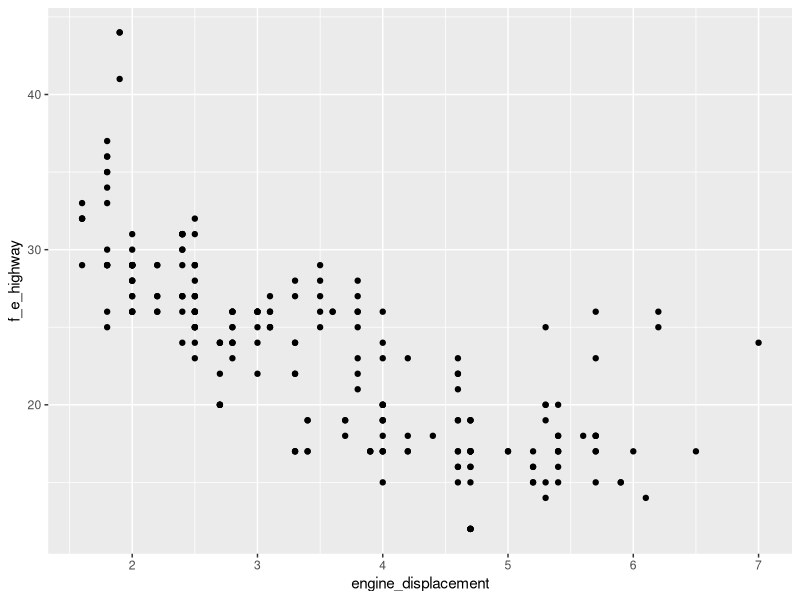
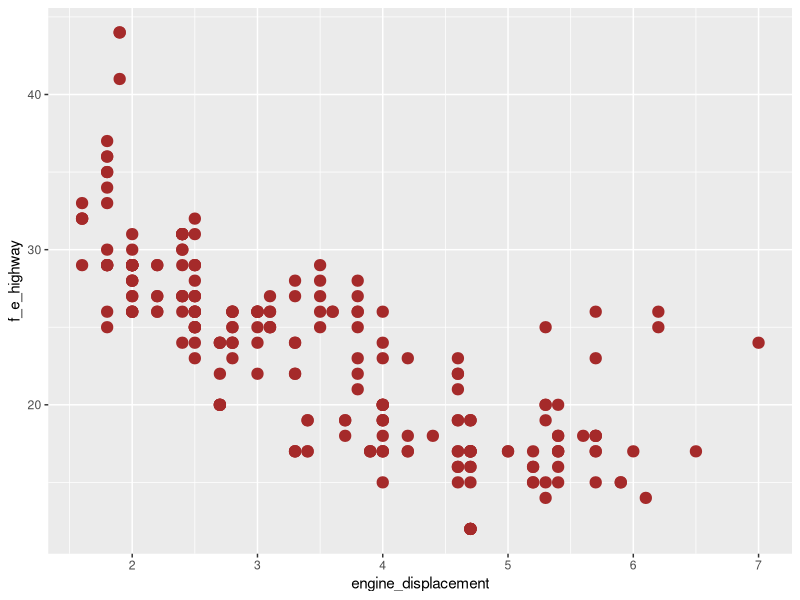
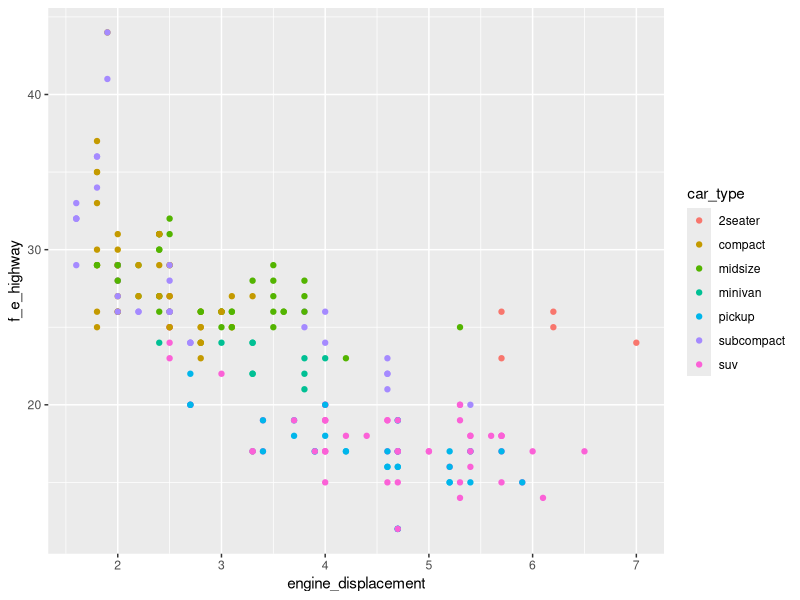
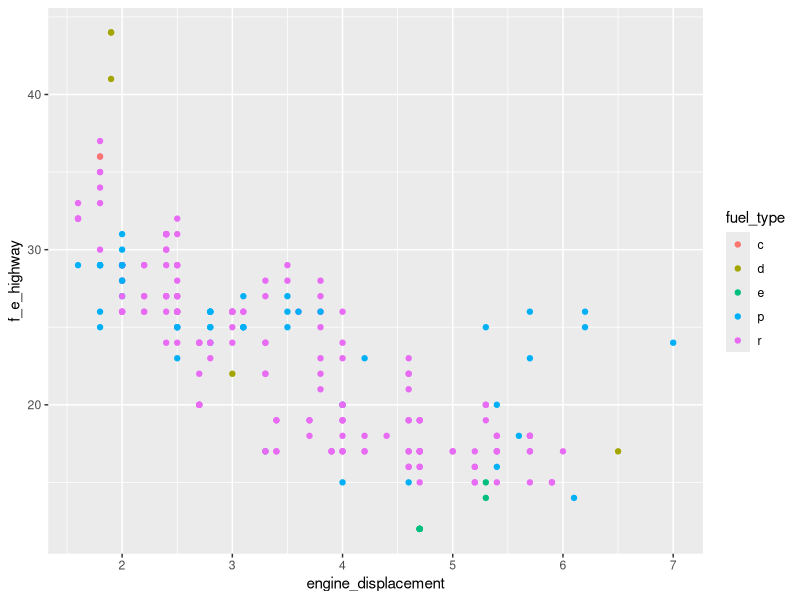
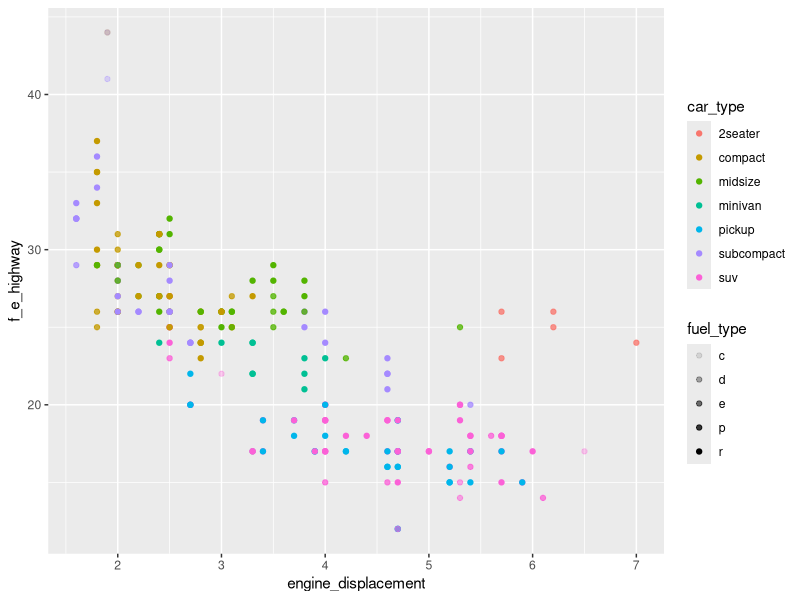
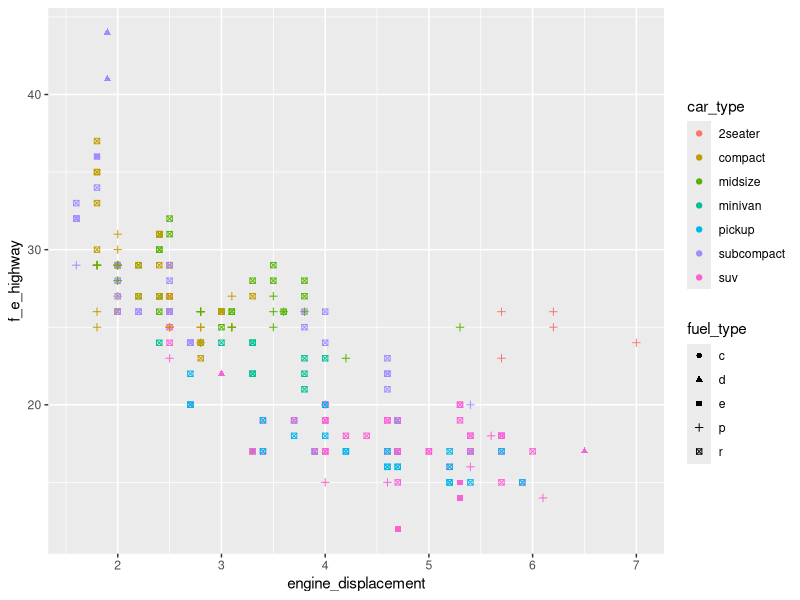
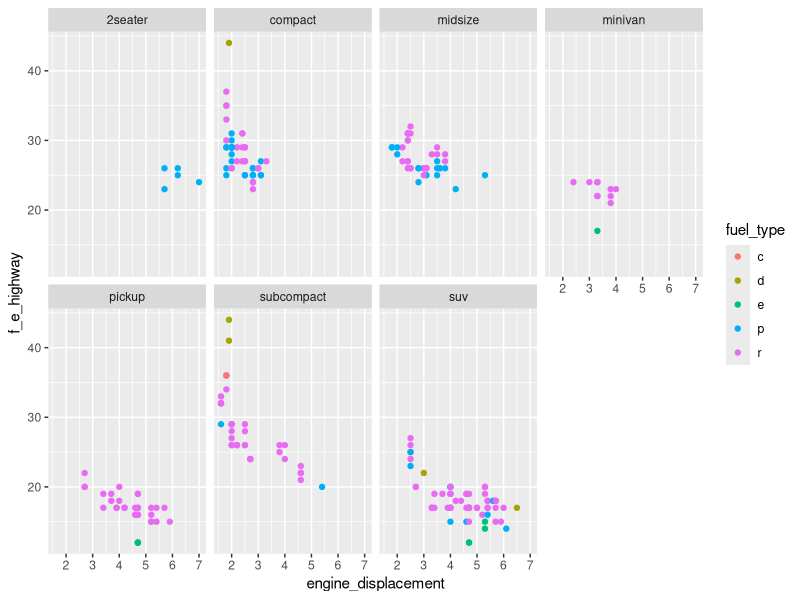
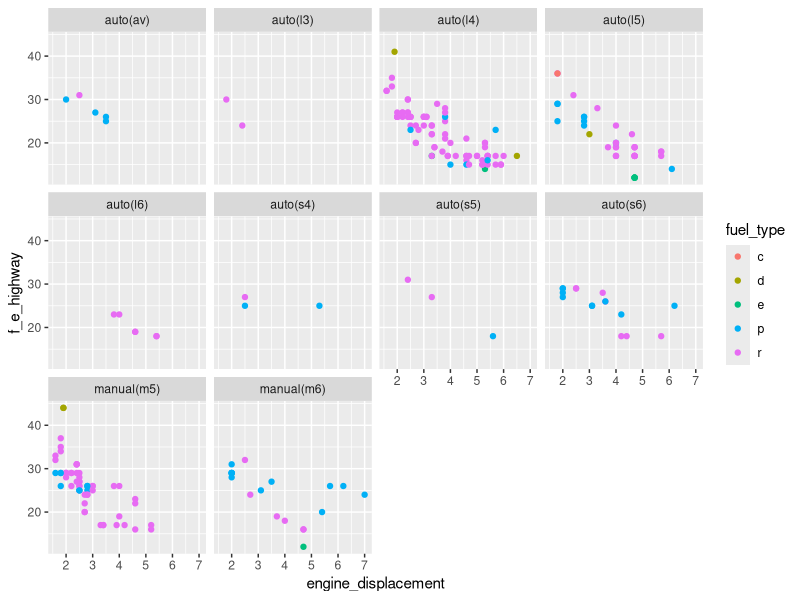

Write the R code that produced these figures, in order.
library(tidyverse)
library(datasets)

# Rename  Columns for my ease. f_e = fuel efficiency
?mpg
col_new_names <- c("car","model","engine_displacement","year","cylinders","transmission","drv","f_e_city","f_e_highway","fuel_type","car_type")
colnames(mpg) <- col_new_names
View(mpg)

# Relationship btn displacement & fuel efficiency on the highway
ggplot(mpg) + geom_point(aes(x = engine_displacement, y = f_e_highway))
?geom_point

# Aesthetics
# Add a third dimension(color/size) to the scatter plot using other present variables in mpg
# Discrete variables/values is best represented with alpha aesthetic, visualising using transparency/?
# Shape aeshetic can accomodate at most 6 levels of observations

ggplot(mpg) + geom_point(aes(x = engine_displacement, y = f_e_highway), color = 'brown', stroke = 2)
ggplot(mpg) + geom_point(aes(x = engine_displacement, y = f_e_highway, color = car_type))
ggplot(mpg) + geom_point(aes(x = engine_displacement, y = f_e_highway, color = fuel_type))
ggplot(mpg) + geom_point(aes(x = engine_displacement, y = f_e_highway, color = car_type, alpha = fuel_type))
ggplot(mpg) + geom_point(aes(x = engine_displacement, y = f_e_highway, color = car_type, shape = fuel_type))

# Facets works best with categorical variables, creating subplots based on the various categories of the observations
ggplot(mpg) + geom_point(aes(x = engine_displacement, y = f_e_highway, color = fuel_type)) + facet_wrap(~car_type, nrow = 2)
ggplot(mpg) + geom_point(aes(x = engine_displacement, y = f_e_highway, color = fuel_type)) + facet_wrap(~transmission)
ggplot(mpg) + geom_point(aes(x = engine_displacement, y = f_e_highway, color = fuel_type)) + facet_wrap(~drv)

# Combine two categorical variables using facet_grid(variable plotted on row ~ variable plotted column)
ggplot(mpg) + geom_point(aes(x = engine_displacement, y = f_e_highway, color = fuel_type)) + facet_grid(drv ~ cylinders)
ggplot(mpg) + geom_point(aes(x = engine_displacement, y = f_e_highway, color = car_type)) + facet_grid(cylinders ~ .)

# Smooth geom()
# linetype aesthetic does not support many variables. group aesthetic doesn't have a legend

ggplot(mpg) + geom_smooth(aes(x = engine_displacement, y = f_e_highway))
ggplot(mpg) + geom_smooth(aes(x = engine_displacement, y = f_e_city, linetype = drv))
ggplot(mpg) + geom_smooth(aes(x= engine_displacement, y = f_e_city, group = drv))
ggplot(mpg) + geom_smooth(aes(x= engine_displacement, y = f_e_city, color = drv), show.legend = FALSE)

# Using multiple geoms in one plot
ggplot(mpg, aes(x = engine_displacement, y = f_e_city)) + geom_point(aes(color = drv)) + geom_smooth()
ggplot(mpg, aes(x = engine_displacement, y = f_e_city, color = drv)) + geom_point() + geom_smooth(se = FALSE)

# To 'solve the problem of overplotting' whereby the scatter plots are somehow overlapping, one uses position = 'jitter'
# Box Plot - Visualse the quartiles, median, lower and higher extremes
ggplot(mpg) + geom_point(aes(x = engine_displacement, y = f_e_highway), position = 'jitter')
ggplot(mpg) + geom_boxplot(aes(x = drv, y = f_e_highway))








